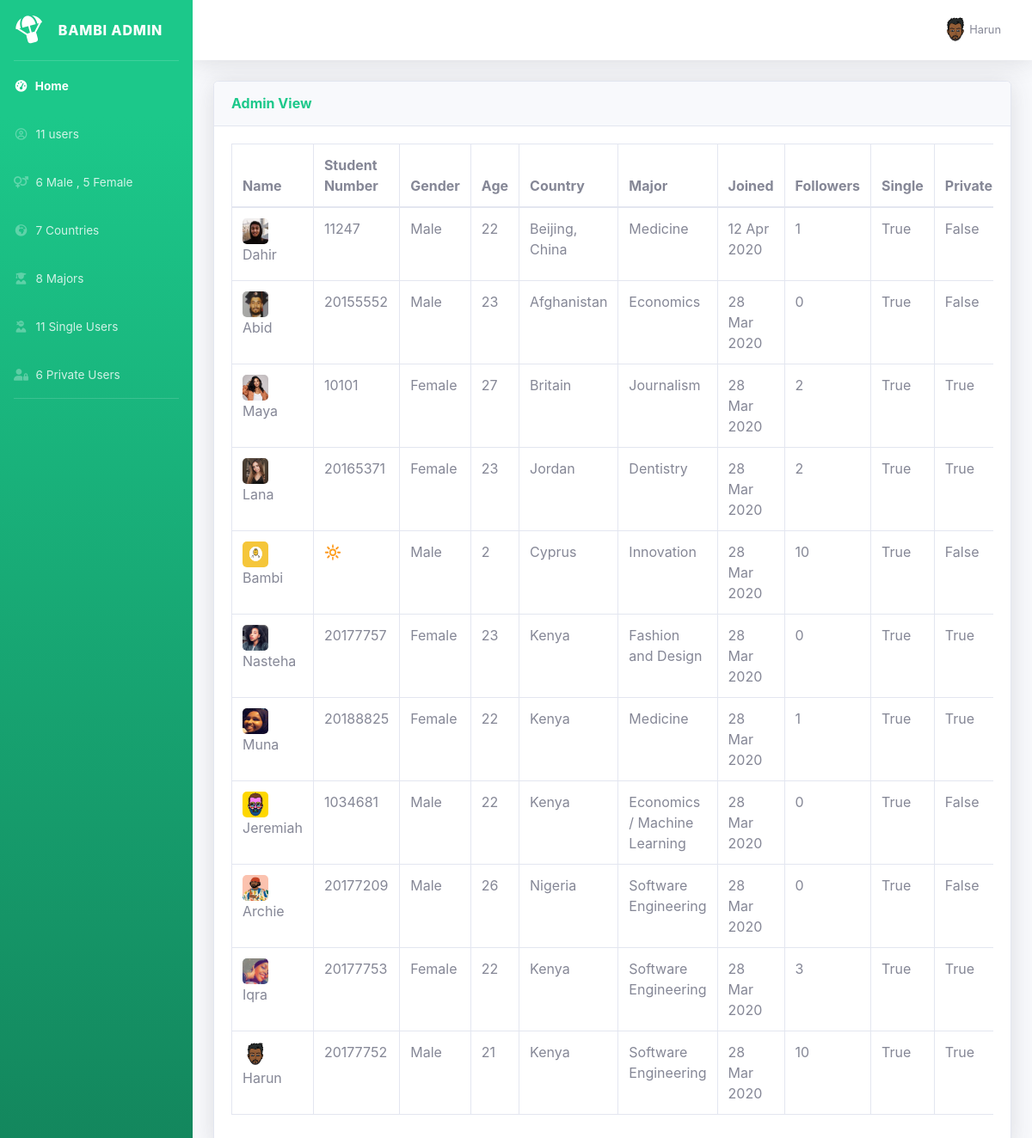
The page /admin (signed in) on the database its author committed.
### bambiv3/models.py (models this page shows, shortened)
class User(db.Model, UserMixin):
	id = db.Column(db.Integer, primary_key=True)
	username = db.Column(db.String(20), unique=True, nullable=False)
	email = db.Column(db.String(120), unique=True, nullable=False)
	image_file = db.Column(db.String(20), nullable=False, default='default.jpg')
	password = db.Column(db.String(60), nullable=False)
	last_seen = db.Column(db.DateTime, default=datetime.utcnow)
	date_joined = db.Column(db.DateTime, nullable=False, default=datetime.utcnow)
	department = db.Column(db.String(20), nullable=False)
	student_number = db.Column(db.Integer(), unique=True, nullable=False)
	age = db.Column(db.DateTime, nullable=False)
	gender = db.Column(db.String(20), nullable=False)
	country = db.Column(db.String(20), nullable=False)
	hobby = db.Column(db.String(20), nullable=False)
	bio = db.Column(db.String(120), nullable=True)
	private = db.Column(db.Boolean, default=False, nullable=False)
	single = db.Column(db.Boolean, default=False, nullable=False)
	snapchat = db.Column(db.String(20),default=False, nullable=False)
	instagram = db.Column(db.String(20),default=False, nullable=False)
	posts = db.relationship('Post', backref='author', lazy=True, cascade="all, delete-orphan")
	products = db.relationship('Product', backref='author', lazy=True, cascade="all, delete-orphan")
	comments = db.relationship("Comment", backref="author", lazy="dynamic", cascade="all, delete-orphan")
	followed = db.relationship(
		'User', secondary=followers,
		primaryjoin=(followers.c.follower_id == id),
		secondaryjoin=(followers.c.followed_id == id),
		backref=db.backref('followers', lazy='dynamic'), lazy='dynamic')
	messages_sent = db.relationship('Message',
									foreign_keys='Message.sender_id',
									backref='author', lazy='dynamic', cascade="all, delete-orphan")
	messages_received = db.relationship('Message',
										foreign_keys='Message.recipient_id',
										backref='recipient', lazy='dynamic', cascade="all, delete-orphan")
	last_message_read_time = db.Column(db.DateTime)

### bambiv3/routes.py (the view)
@app.route('/admin')
@login_required
def admin():
	users = User.query.order_by(User.date_joined.desc())
	if current_user.email != "harunmohamed901@gmail.com":
		return redirect(url_for('home'))
	total_users = list(user for user in users)
	male = list(user for user in users if user.gender == 'male')
	female = list(user for user in users if user.gender == 'female')
	country = set(user.country for user in users)
	major = set(user.department for user in users)
	single = list(user for user in users if user.single)
	private = list(user for user in users if user.private)
	year = datetime.now().year
	return render_template('admin.html', users=users, total_users=total_users, male=male, female=female, country=country, major=major, \
		single=single, private=private, year=year)

### bambiv3/models.py (called while the page is built)
@login_manager.user_loader
def load_user(user_id):
	return User.query.get(int(user_id))

### bambiv3/routes.py (called while the page is built)
@app.before_request
def before_request():
	if current_user.is_authenticated:
		current_user.last_seen = datetime.utcnow()
		db.session.commit()

### bambiv3/templates/admin.html (shortened to what this page needs)
<!DOCTYPE html>
<html lang="en"><head><meta http-equiv="Content-Type" content="text/html; charset=UTF-8">
    <link href="{{ url_for('static', filename='all.min.css') }}" rel="stylesheet" type="text/css">
    <link href="{{ url_for('static', filename='google-fonts.css') }}" rel="stylesheet">
    <link href="{{ url_for('static', filename='sb-admin-2.min.css') }}" rel="stylesheet">
</head>
<body id="page-top">
<div id="wrapper">
    <ul class="navbar-nav bg-gradient-success sidebar sidebar-dark accordion" id="accordionSidebar">
    <a class="sidebar-brand d-flex align-items-center justify-content-center" href="{{ url_for('admin')}}">
        <div class="sidebar-brand-icon rotate-n-15">
            <i class="fas fa-parachute-box"></i>
        </div>
        <div class="sidebar-brand-text mx-3">Bambi Admin</div>
    </a>
    <hr class="sidebar-divider my-0">
    <li class="nav-item active">
        <a class="nav-link" href="{{ url_for('admin')}}">
            <i class="fas fa-fw fa-tachometer-alt"></i>
            <span>Home</span></a>
    </li>
    <li class="nav-item">
        <a class="nav-link">
            <i class="far fa-fw fa-user-circle"></i>
            <span>{{total_users | length }} users</span>
        </a>
    </li>
    <li class="nav-item">
        <a class="nav-link">
            <i class="fas fa-fw fa-venus-mars"></i>
            <span>{{male | length}} Male ,  {{female| length}} Female</span>
        </a>
    </li>
    <li class="nav-item">
        <a class="nav-link">
            <i class="fas fa-fw fa-globe-africa"></i>
            <span>{{country | length}} Countries</span>
        </a>
    </li>
    <li class="nav-item">
        <a class="nav-link">
            <i class="fas fa-fw fa-user-graduate"></i>
            <span>{{major | length}} Majors</span>
        </a>
    </li>
    <li class="nav-item">
        <a class="nav-link">
            <i class="fas fa-fw fa-user-ninja"></i>
            <span>{{single | length }} Single Users</span>
        </a>
    </li>
    <li class="nav-item">
        <a class="nav-link">
            <i class="fas fa-fw fa-user-lock"></i>
            <span>{{private | length }} Private Users</span>
        </a>
    </li>
    <hr class="sidebar-divider d-none d-md-block">
</ul>
    <div id="content-wrapper" class="d-flex flex-column">
        <div id="content">
            <nav class="navbar navbar-expand navbar-light bg-white topbar mb-4 static-top shadow">
    <ul class="navbar-nav ml-auto">
        <li class="nav-item dropdown no-arrow">
            <a class="nav-link dropdown-toggle" href="#" id="userDropdown" role="button" data-toggle="dropdown" aria-haspopup="true" aria-expanded="false">
                <img class="img-profile rounded-circle" src="{{ url_for('static', filename='profile_pics/' + current_user.image_file) }}">
                <span class="mr-2 d-none d-lg-inline text-gray-600 small">{{current_user.username.title()}}</span>
            </a>
        </li>
    </ul>
</nav>
<div class="container-fluid">
    <div class="row">
            <div class="col-lg-12">
                   <div class="card shadow mb-4">
                <div class="card-header py-3">
                    <h6 class="m-0 font-weight-bold text-success">Admin View</h6>
                </div>
                <div class="card-body">
                    <div class="table-responsive">
                        <table class="table table-bordered" id="dataTable" width="100%" cellspacing="0">
                            <thead>
                                <tr>
                                    <th>Name</th>
                                    <th>Student Number</th>
                                    <th>Gender</th>
                                    <th>Age</th>
                                    <th>Country</th>
                                    <th>Major</th>
                                    <th>Joined</th>
                                    <th>Followers</th>
                                    <th>Single</th>
                                    <th>Private</th>
                                </tr>
                            </thead>
                            <tbody>
                                    {% for user in users %}
                                    <tr>
                                        <td>
                                        <img src="{{ url_for('static', filename='profile_pics/' + user.image_file) }}" alt="" class="profile-thumbnail" style="width:30px;height:30px;border-radius:5px;"><br>
                                        {{user.username.title()}}
                                        </td>
                                        <td>{{user.student_number}}</td>
                                        <td>{{user.gender.title()}}</td>
                                        <td>{{ year - user.age.year }}</td>
                                        <td>{{user.country}}</td>
                                        <td>{{user.department}}</td>
                                        <td>{{user.date_joined.strftime('%d %b %Y')}}</td>
                                        <td>{{user.followers.count()}}</td>
                                        <td>{{user.single}}</td>
                                        <td>{{user.private}}</td>
                                    </tr>
                                    {% endfor %}
                            </tbody>
                        </table>
                    </div>
                </div>
            </div>
        </div>
    </div>
</div>
</div>
</div>
</div>
</body></html>

### rows shown on the page
User: image_file (picture), username "Harun", student_number "20177752", gender "Male", year-user.age.year "21", country "Kenya", department "Software Engineering", date_joined "28 Mar 2020", followers.count "10", single "True", private "True"
User: image_file (picture), username "Dahir", student_number "11247", gender "Male", year-user.age.year "22", country "Beijing, China", department "Medicine", date_joined "12 Apr 2020", followers.count "1", single "True", private "False"
User: image_file (picture), username "Abid", student_number "20155552", gender "Male", year-user.age.year "23", country "Afghanistan", department "Economics", date_joined "28 Mar 2020", followers.count "0", single "True", private "False"
User: image_file (picture), username "Maya", student_number "10101", gender "Female", year-user.age.year "27", country "Britain", department "Journalism", date_joined "28 Mar 2020", followers.count "2", single "True", private "True"
User: image_file (picture), username "Lana", student_number "20165371", gender "Female", year-user.age.year "23", country "Jordan", department "Dentistry", date_joined "28 Mar 2020", followers.count "2", single "True", private "True"
User: image_file (placeholder picture), username "Bambi", student_number "🔆", gender "Male", year-user.age.year "2", country "Cyprus", department "Innovation", date_joined "28 Mar 2020", followers.count "10", single "True", private "False"
User: image_file (picture), username "Nasteha", student_number "20177757", gender "Female", year-user.age.year "23", country "Kenya", department "Fashion and Design", date_joined "28 Mar 2020", followers.count "0", single "True", private "True"
User: image_file (picture), username "Muna", student_number "20188825", gender "Female", year-user.age.year "22", country "Kenya", department "Medicine", date_joined "28 Mar 2020", followers.count "1", single "True", private "True"
User: image_file (picture), username "Jeremiah", student_number "1034681", gender "Male", year-user.age.year "22", country "Kenya", department "Economics / Machine Learning", date_joined "28 Mar 2020", followers.count "0", single "True", private "False"
User: image_file (picture), username "Archie", student_number "20177209", gender "Male", year-user.age.year "26", country "Nigeria", department "Software Engineering", date_joined "28 Mar 2020", followers.count "0", single "True", private "False"
User: image_file (picture), username "Iqra", student_number "20177753", gender "Female", year-user.age.year "22", country "Kenya", department "Software Engineering", date_joined "28 Mar 2020", followers.count "3", single "True", private "True"

### other values the page prints
{{ total_users | length }} "11"
{{ male | length }} "6"
{{ female| length }} "5"
{{ country | length }} "7"
{{ major | length }} "8"
{{ single | length }} "11"
{{ private | length }} "6"
